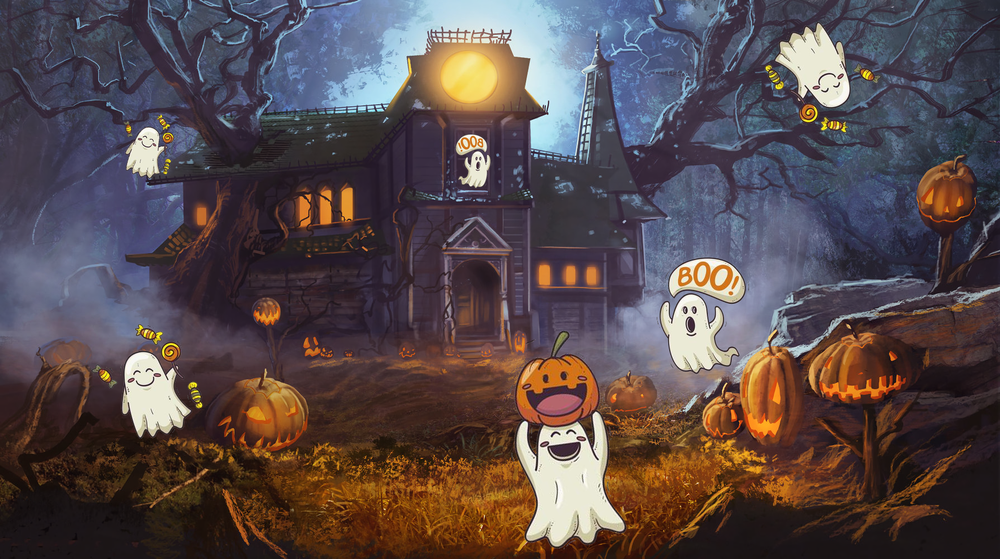
#> input picture хэллоуинский переполох/lab7.png, 1000 x 559 px, shrunk from 1920 x 1073 before the run, found by its file name
$ python find_ghosts_masking.py
#> lines starting #> are read from the running program, lines starting #| are printed output that depends on the picture; after the words box and inside, x2 and y2 are one past the last pixel; in counts of white or black regions, pixels touching at a corner belong together
import cv2
import numpy as np
import matplotlib.pyplot as plt

house = cv2.imread(
    "/home/julia/Рабочий стол/Новая папка/PAC/хэллоуинский переполох/lab7.png"
)
#> house is the input picture: shape (559, 1000, 3); mean B, G, R 76, 74.3, 87.3
candy_ghost = cv2.imread(
    "/home/julia/Рабочий стол/Новая папка/PAC/хэллоуинский переполох/candy_ghost.png"
)
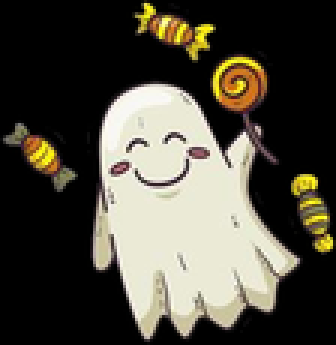
#> input picture хэллоуинский переполох/candy_ghost.png, 112 x 115 px, shrunk from 215 x 221 before the run, found by its file name (shown 3 times larger)
#> candy_ghost is the input picture: shape (115, 112, 3); mean B, G, R 63.1, 74.4, 77.9
pampkin_ghost = cv2.imread(
    "/home/julia/Рабочий стол/Новая папка/PAC/хэллоуинский переполох/pampkin_ghost.png"
)
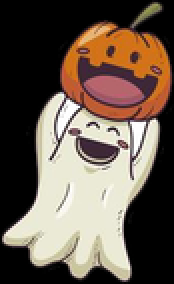
#> input picture хэллоуинский переполох/pampkin_ghost.png, 87 x 142 px, shrunk from 167 x 272 before the run, found by its file name (shown 2 times larger)
#> pampkin_ghost is the input picture: shape (142, 87, 3); mean B, G, R 78, 90.7, 105.1
scary_ghost = cv2.imread(
    "/home/julia/Рабочий стол/Новая папка/PAC/хэллоуинский переполох/scary_ghost.png"
)
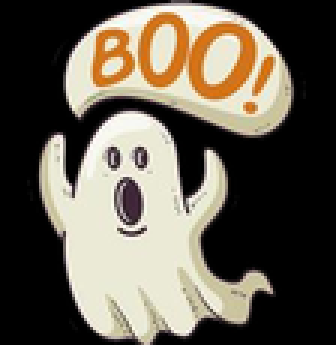
#> input picture хэллоуинский переполох/scary_ghost.png, 112 x 115 px, shrunk from 215 x 221 before the run, found by its file name (shown 3 times larger)
#> scary_ghost is the input picture: shape (115, 112, 3); mean B, G, R 80.9, 93.7, 100.8

# копию дома для отрисовки результатов
result_img = house.copy()

# Initiate SIFT detector
sift = cv2.SIFT_create()


# Функция для поиска всех призраков одного типа с масками
def find_all_ghosts(house_img, ghost_img, ghost_name, max_attempts=10):
#> called with ghost_name = 'candy_ghost', max_attempts = 10
    if ghost_name == "scary_ghost":
        MIN_MATCH_COUNT = 2
    else:
        MIN_MATCH_COUNT = 10
    house_working = house_img.copy()
    all_ghosts_found = []

    for attempt in range(max_attempts):
        kp_house, des_house = sift.detectAndCompute(house_working, None)
        kp_ghost, des_ghost = sift.detectAndCompute(ghost_img, None)

        if (
            des_house is None
            or des_ghost is None
            or len(des_house) < MIN_MATCH_COUNT
            or len(des_ghost) < MIN_MATCH_COUNT
        ):
            break

        # FLANN параметры
        FLANN_INDEX_KDTREE = 1
        index_params = dict(algorithm=FLANN_INDEX_KDTREE, trees=5)
        search_params = dict(checks=50)
        flann = cv2.FlannBasedMatcher(index_params, search_params)

        # Сопоставляем дескрипторы
        matches = flann.knnMatch(des_ghost, des_house, k=2)

        # Фильтруем хорошие matches
        good_matches = []
        for m, n in matches:
            if m.distance < 0.7 * n.distance:
                good_matches.append(m)

        print(
            f"{ghost_name} - попытка {attempt+1}: найдено {len(good_matches)} хороших совпадений"
        )

        if len(good_matches) > MIN_MATCH_COUNT:
            # Получаем координаты точек для homography
            src_pts = np.float32(
                [kp_ghost[m.queryIdx].pt for m in good_matches]
            ).reshape(-1, 1, 2)
            dst_pts = np.float32(
                [kp_house[m.trainIdx].pt for m in good_matches]
            ).reshape(-1, 1, 2)

            # Находим homography с RANSAC
            M, mask = cv2.findHomography(src_pts, dst_pts, cv2.RANSAC, 5.0)

            if M is not None:
                # Получаем координаты рамки призрака
                h, w = ghost_img.shape[
                    :2
                ]  # Получаем высоту и ширину изображения призрака
                pts = np.float32(
                    [[0, 0], [0, h - 1], [w - 1, h - 1], [w - 1, 0]]
                ).reshape(
                    -1, 1, 2
                )  # берем углы этого изображения и решэйпим
                dst = cv2.perspectiveTransform(pts, M)
                """Матрица M - это homography матрица, которую мы получили из
                cv2.findHomography(). Она описывает преобразование, которое переводит точки
                из системы координат призрака в систему координат дома.Homography матрица
                (3×3) делает аффинное преобразование + перспективные искажения:"""

                # Проверяем, что найденная область разумного размера
                dst_int = np.int32(dst)
                x_coords = dst_int[:, 0, 0]
                y_coords = dst_int[:, 0, 1]
                width = max(x_coords) - min(x_coords)
                height = max(y_coords) - min(y_coords)

                if (
                    5 < width < house_working.shape[1]
                    and 5 < height < house_working.shape[0]
                ):
                    all_ghosts_found.append(dst_int)

                    # маскируем найденную область
                    cv2.fillPoly(house_working, [dst_int], (0, 0, 0))

                    print(f"  Найден {ghost_name} #{len(all_ghosts_found)}")
                else:
                    print(f"  Пропуск {ghost_name} - неправильный размер")
                    break
            else:
                print(f"  Homography не найдена для {ghost_name}")
                break
        else:
            print(f"  Недостаточно совпадений для {ghost_name}")
            break
#> this loop made 3 passes
#> (mask, dst_int, x_coords, y_coords, width, height) on pass 2: ([1, 1, 1, 0, 0, 1, 1, 1, 1, 0, 1, 0], [[847, 100], [833, 69], [913, 166], [843, 55]], [847, 833, 913, 843], [100, 69, 166, 55], 80, 111)
#> (dst_int, x_coords, y_coords, width, height) on pass 1: ([[91, 324], [90, 438], [201, 437], [202, 324]], [91, 90, 201, 202], [324, 438, 437, 324], 112, 114)
#|   Найден candy_ghost #1
#|   Найден candy_ghost #2
#> house_working: shape (559, 1000, 3); 2.49% of pixels changed, all inside (x1, y1, x2, y2) = (90, 55, 914, 439)
#> after the loop, all_ghosts_found = 2 contours; box (x1, y1, x2, y2) and area: (90, 324, 203, 439) 12598, (833, 55, 914, 167) 792

    return all_ghosts_found


ghost_colors = {
    "candy_ghost": (0, 255, 0),
    "pampkin_ghost": (0, 255, 255),
    "scary_ghost": (255, 0, 0),
}

print("Начинаем поиск candy_ghost...")
candy_ghosts = find_all_ghosts(house, candy_ghost, "candy_ghost")
#> candy_ghosts has the same summary as all_ghosts_found in find_all_ghosts

print("\nНачинаем поиск pampkin_ghost...")
pampkin_ghosts = find_all_ghosts(house, pampkin_ghost, "pampkin_ghost")
#> call 2 of find_all_ghosts, with ghost_name = 'pampkin_ghost', max_attempts = 10
#> the loop in find_all_ghosts (call 2), `for attempt in range(max_attempts):` made 2 passes
#> (matches, mask, dst_int, x_coords, y_coords, width, height) on pass 1: (73 matches, [1, 1, 1, 1, 1, 1, 1, 1, 1, 1, 1, 1, 1], [[454, 375], [537, 567], [652, 517], [572, 325]], [454, 537, 652, 572], [375, 567, 517, 325], 198, 242)
#> matches on pass 2: 73 matches
#|   Найден pampkin_ghost #1
#> after the loop in find_all_ghosts (call 2), `for attempt in range(max_attempts):`:
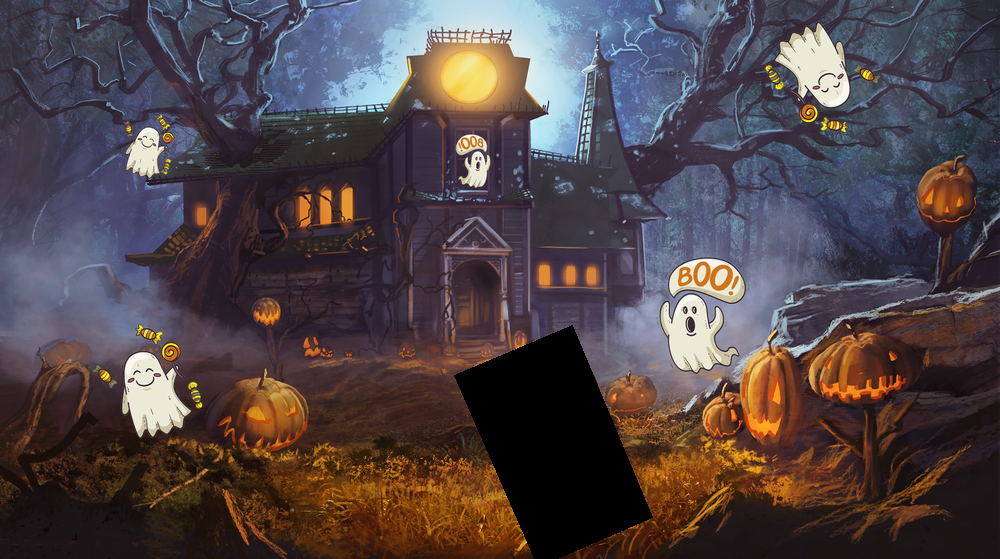
#> house_working: shape (559, 1000, 3); 4.75% of pixels changed, all inside (x1, y1, x2, y2) = (454, 325, 653, 559)
#> after the loop in find_all_ghosts (call 2), `for attempt in range(max_attempts):`: all_ghosts_found = [[[454, 375], [537, 567], [652, 517], [572, 325]]]
#> pampkin_ghosts = [[[454, 375], [537, 567], [652, 517], [572, 325]]]

print("\nНачинаем поиск scary_ghost...")
scary_ghosts = find_all_ghosts(house, scary_ghost, "scary_ghost")
#> call 3 of find_all_ghosts, with ghost_name = 'scary_ghost', max_attempts = 10
#> the loop in find_all_ghosts (call 3), `for attempt in range(max_attempts):` made 2 passes
#> (matches, dst_int, x_coords, y_coords, width, height) on pass 1: (66 matches, [[647, 257], [647, 371], [758, 371], [758, 257]], [647, 647, 758, 758], [257, 371, 371, 257], 111, 114)
#> matches on pass 2: 66 matches
#|   Найден scary_ghost #1
#> after the loop in find_all_ghosts (call 3), `for attempt in range(max_attempts):`:
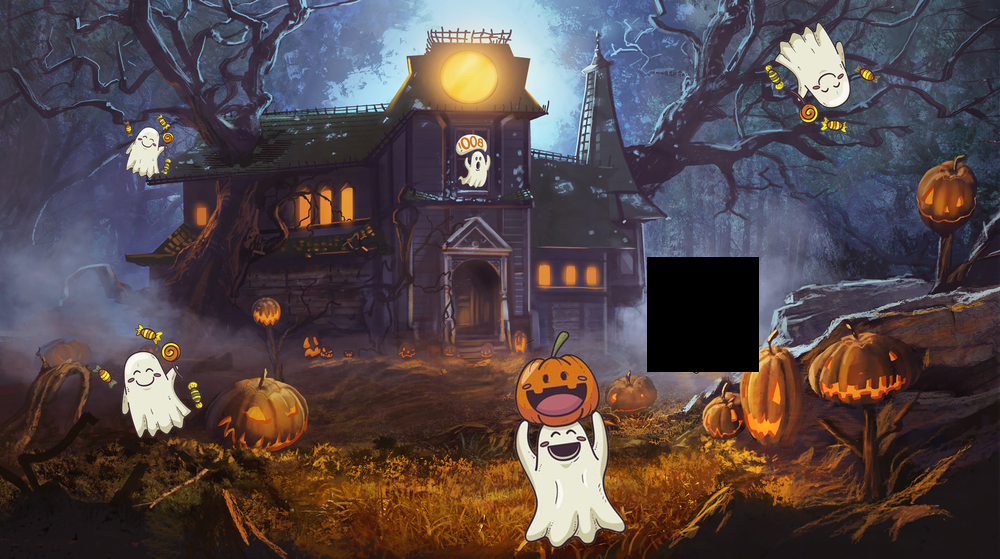
#> house_working: shape (559, 1000, 3); 2.3% of pixels changed, all inside (x1, y1, x2, y2) = (647, 257, 759, 372)
#> after the loop in find_all_ghosts (call 3), `for attempt in range(max_attempts):`: all_ghosts_found = [[[647, 257], [647, 371], [758, 371], [758, 257]]]
#> scary_ghosts = [[[647, 257], [647, 371], [758, 371], [758, 257]]]
mirrored_scary_ghosts = find_all_ghosts(
    house, cv2.flip(scary_ghost, 1), "mirrored_scary_ghost"
)
#> call 4 of find_all_ghosts, with ghost_name = 'mirrored_scary_ghost', max_attempts = 10
#> the loop in find_all_ghosts (call 4), `for attempt in range(max_attempts):` made 2 passes
#> (matches, dst_int, x_coords, y_coords, width, height) on pass 1: (64 matches, [[449, 133], [449, 187], [495, 186], [495, 133]], [449, 449, 495, 495], [133, 187, 186, 133], 46, 54)
#> matches on pass 2: 64 matches
#|   Найден mirrored_scary_ghost #1
#> after the loop in find_all_ghosts (call 4), `for attempt in range(max_attempts):`:
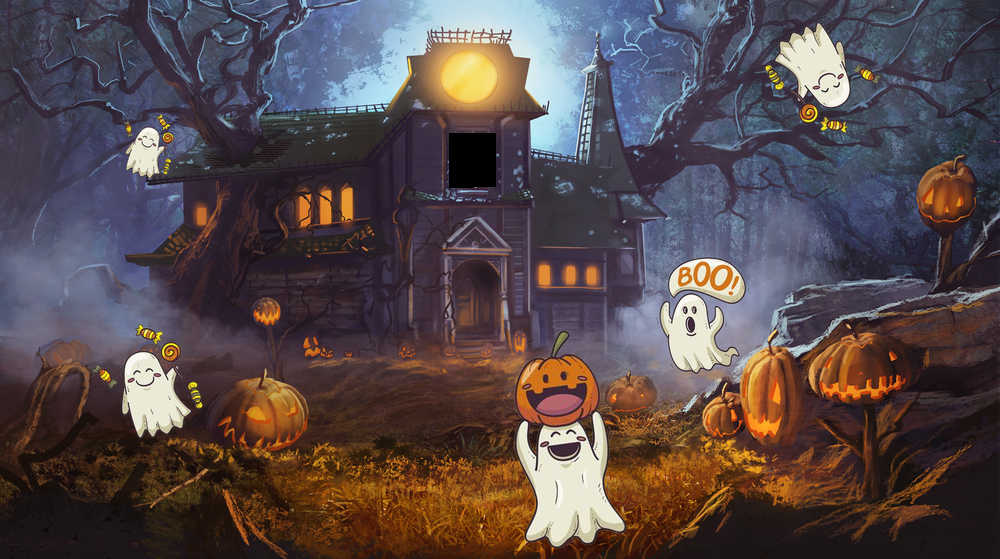
#> house_working: shape (559, 1000, 3); 0.46% of pixels changed, all inside (x1, y1, x2, y2) = (449, 133, 496, 188)
#> after the loop in find_all_ghosts (call 4), `for attempt in range(max_attempts):`: all_ghosts_found = [[[449, 133], [449, 187], [495, 186], [495, 133]]]
#> mirrored_scary_ghosts = [[[449, 133], [449, 187], [495, 186], [495, 133]]]

total_ghosts = 0

for i, ghost_box in enumerate(candy_ghosts):
    result_img = cv2.polylines(
        result_img, [ghost_box], True, ghost_colors["candy_ghost"], 3, cv2.LINE_AA
    )
    center = np.mean(ghost_box, axis=0).astype(int)[0]
    cv2.putText(
        result_img,
        f"C{i+1}",
        tuple(center),
        cv2.FONT_HERSHEY_SIMPLEX,
        0.8,
        ghost_colors["candy_ghost"],
        2,
    )
    total_ghosts += 1
#> this loop made 2 passes
#> (ghost_box, center, total_ghosts) on passes 1 to 2: ([[91, 324], [90, 438], [201, 437], [202, 324]], [146, 380], 1), ([[847, 100], [833, 69], [913, 166], [843, 55]], [859, 97], 2)
#> result_img: shape (559, 1000, 3); mean B, G, R 75.3, 75.7, 86.6
#> after the loop, total_ghosts = 2

for i, ghost_box in enumerate(pampkin_ghosts):
    result_img = cv2.polylines(
        result_img, [ghost_box], True, ghost_colors["pampkin_ghost"], 3, cv2.LINE_AA
    )
    center = np.mean(ghost_box, axis=0).astype(int)[0]
    cv2.putText(
        result_img,
        f"P{i+1}",
        tuple(center),
        cv2.FONT_HERSHEY_SIMPLEX,
        0.8,
        ghost_colors["pampkin_ghost"],
        2,
    )
    total_ghosts += 1
#> this loop made 1 pass
#> (ghost_box, center, total_ghosts) on pass 1: ([[454, 375], [537, 567], [652, 517], [572, 325]], [553, 446], 3)
#> result_img: shape (559, 1000, 3); mean B, G, R 75, 76.9, 87.6
#> after the loop, total_ghosts = 3

for i, ghost_box in enumerate(scary_ghosts):
    result_img = cv2.polylines(
        result_img, [ghost_box], True, ghost_colors["scary_ghost"], 3, cv2.LINE_AA
    )
    center = np.mean(ghost_box, axis=0).astype(int)[0]
    cv2.putText(
        result_img,
        f"S{i+1}",
        tuple(center),
        cv2.FONT_HERSHEY_SIMPLEX,
        0.8,
        ghost_colors["scary_ghost"],
        2,
    )
    total_ghosts += 1
#> this loop made 1 pass
#> (ghost_box, center, total_ghosts) on pass 1: ([[647, 257], [647, 371], [758, 371], [758, 257]], [702, 314], 4)
#> result_img: shape (559, 1000, 3); mean B, G, R 75.5, 76.2, 86.9
#> after the loop, total_ghosts = 4
for i, ghost_box in enumerate(mirrored_scary_ghosts):
    result_img = cv2.polylines(
        result_img, [ghost_box], True, ghost_colors["scary_ghost"], 3, cv2.LINE_AA
    )
    center = np.mean(ghost_box, axis=0).astype(int)[0]
    cv2.putText(
        result_img,
        f"S{i+1}",
        tuple(center),
        cv2.FONT_HERSHEY_SIMPLEX,
        0.8,
        ghost_colors["scary_ghost"],
        2,
    )
    total_ghosts += 1
#> this loop made 1 pass
#> (ghost_box, center, total_ghosts) on pass 1: ([[449, 133], [449, 187], [495, 186], [495, 133]], [472, 159], 5)
#> pass 1, `result_img = cv2.polylines( result_img, [ghost_box], True, ghost_color..`:
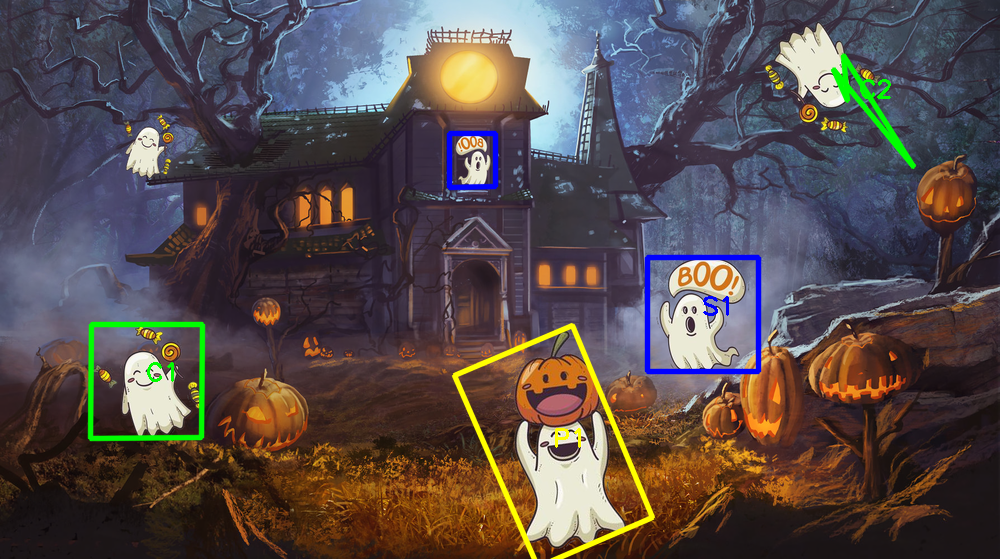
#> result_img: shape (559, 1000, 3); mean B, G, R 75.9, 76.1, 86.8
#> after the loop: result_img: shape (559, 1000, 3); 0.03% of pixels changed, all inside (x1, y1, x2, y2) = (473, 141, 499, 161)
#> after the loop, total_ghosts = 5
plt.figure(figsize=(15, 10))
plt.imshow(cv2.cvtColor(result_img, cv2.COLOR_BGR2RGB))
plt.title(f"Призраки!: {total_ghosts}")
plt.axis("off")
plt.show()

cv2.imwrite("ghost_detection_result.jpg", result_img)
print("Результат сохранен как 'ghost_detection_result.jpg'")
